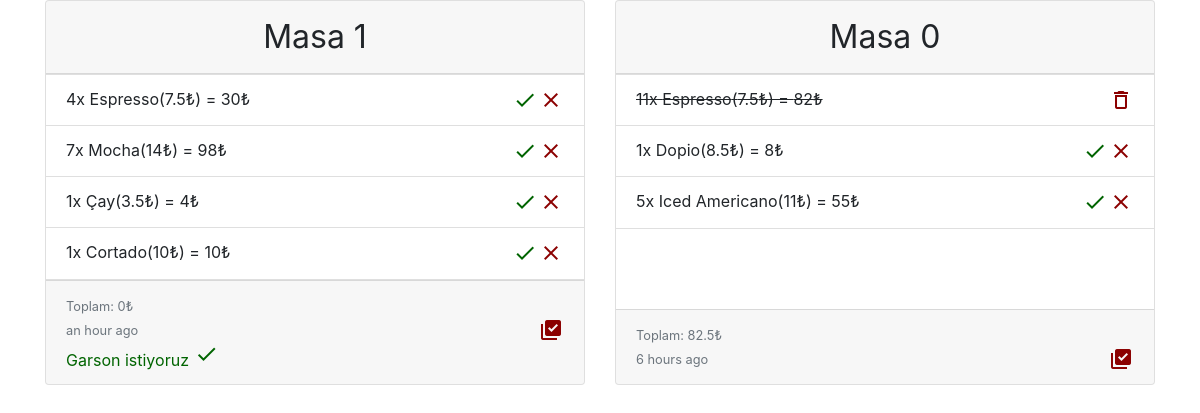
/panel/coffee-break/ (signed in), run on an earlier commit of the app's database.
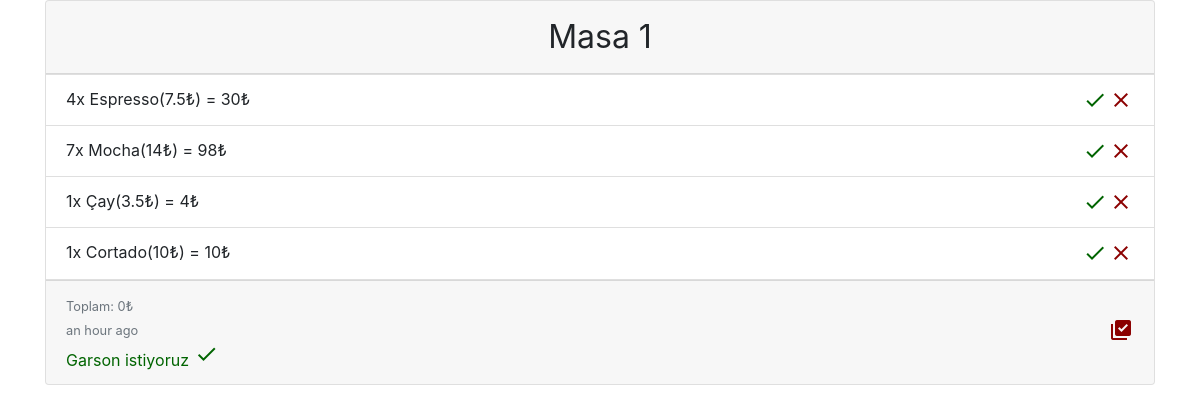
And on a later commit of the database.
### qrback/models.py (models this page shows, shortened)
class Accounting(models.Model):
    table = models.IntegerField()
    order_list = models.ManyToManyField(Account_Entry, blank=True)
    first_order_time = models.DateTimeField(default=timezone.now)
    last_order_time = models.DateTimeField(auto_now=True)
    closed_at = models.DateTimeField(auto_now_add=True)
    is_closed = models.BooleanField(default=False)
    checked_money = models.FloatField(default=0)
    requesting_garson = models.BooleanField(default=False)
    company = models.ForeignKey(Company, on_delete=models.CASCADE)
    @property
    def get_borrow(self):
        sum = 0
        if self.order_list.exists():
            order_list = self.order_list.filter(is_deleted=False, is_checked=True)
            if order_list.count() > 0:
                sum = list(order_list.annotate(total_spent=Sum(
                    F('price') *
                    F('count'),
                    output_field=models.FloatField()
                )).aggregate(Sum('total_spent')).values())[0] - self.checked_money
        return sum

class Account_Entry(models.Model):
    name = models.CharField(max_length=20)
    price = models.FloatField(default=0)
    count = models.IntegerField(default=0)
    is_checked = models.BooleanField(default=False)
    time = models.DateTimeField(default=timezone.now)
    is_delivered = models.BooleanField(default=False)
    is_deleted = models.BooleanField(default=False)

### qrback/views.py (the view)
# urls.py: path('panel/<slug:slug>/', panel, name='panel'),
@login_required
def panel(request, slug):
    try:
        _slug = Company.objects.get(owner=request.user).slug
    except Company.DoesNotExist:
        _slug = "-1"
    if not request.user.is_superuser:
        if _slug != slug:
            return redirect('index')
    acc = Accounting.objects.filter(company__slug=slug, is_closed=False)
    acc = acc.annotate(num_participants=Count('order_list')).filter(
        Q(num_participants__gt=0) | Q(requesting_garson=True)).order_by('-last_order_time')
    context = {
        'accounting': acc,
        'company': Company.objects.get(slug=slug)
    }
    return render(request, template_name='digitalMenuPanel.html', context=context)

### templates/digitalMenuPanel.html (shortened to what the changed rows need)
<!DOCTYPE html>
<html lang="en">
<head>
</head>
{% load humanize %}
<body>
<div class="content" id="data">
    <link href="https://stackpath.bootstrapcdn.com/bootstrap/4.5.0/css/bootstrap.min.css" rel="stylesheet">
    <div class="container">
        <div class="card-deck">
            {% for orders in accounting %}
                <div class="card mb-4" style="width: 18rem;min-width: 18rem;">
                    <div class="card-header" style="text-align:center;font-size: 2rem">
                        Masa {{ orders.table }}
                    </div>
                    <ul class="list-group list-group-flush ">
                        {% for order in orders.order_list.all reversed %}
                            {% if not order.is_deleted %}
                                <li class="list-group-item"
                                    style="{% if order.is_delivered %}text-decoration: line-through;{% endif %} min-height: 51px"> {{ order.count }}x {{ order.name }}({{ order.price|floatformat }}₺)
                                    = {% widthratio order.price 1 order.count %}₺
                                    {% if order.is_checked %}
                                        {% if order.is_delivered %}
                                            <a style="float:right;line-height: 1px;color: darkred"
                                               href="{% url 'remove' orders.company.slug order.id %}">
                                                <i class="material-icons">delete_outline</i>
                                            </a>
                                        {% else %}
                                            <a style="float:right;line-height: 1px;color: darkgreen"
                                               href="{% url 'check' orders.company.slug order.id %}">
                                                <i class="material-icons">check_box_outline_blank</i>
                                            </a>
                                        {% endif %}
                                    {% else %}
                                        <a href="{% url 'delete' orders.company.slug  order.id %}"
                                           style="float:right;line-height: 1px;color: darkred">
                                            <i class="material-icons">close</i>
                                        </a>
                                        <a href="{% url 'check' orders.company.slug  order.id %}"
                                           style="float:right;line-height: 1px;color: darkgreen">
                                            <i class="material-icons">check</i>
                                        </a>
                                    {% endif %}
                                </li>
                            {% endif %}
                        {% endfor %}
                    </ul>
                    <div class="card-footer" style="margin-top: auto;font-size: 1rem;text-align: left">
                        <div>
                            <small class="text-muted"
                                   style="line-height: 1px;">
                                Toplam: {{ orders.get_borrow|floatformat }}₺</small>
                        </div>
                        <div>
                            <small class="text-muted"
                                   style="floatline-height: 1px;padding-right:10px;">{{ orders.last_order_time|naturaltime }}</small>
                            <a href="{% url 'check-out-table' orders.company.slug orders.table %}"
                               style="float:right;line-height: 1px;color: darkred">
                                <i class="material-icons">library_add_check</i>
                            </a>
                        </div>
                            {% if orders.requesting_garson %}
                                <a href="{% url 'check_garson' orders.company.slug orders.table %}"
                                   style="float:left;color: darkgreen">
                                    Garson istiyoruz
                                    <i class="material-icons">check</i>
                                </a>
                            {% endif %}
                    </div>
                </div>
            {% endfor %}
        </div>
    </div>
</div>
</body>
</html>

What changed in the data, as far as the page shows it:
no longer on this page (row edited): Accounting: table "0", get_borrow "82.5", last_order_time "6 hours ago"
no longer on this page (row unchanged): Account_Entry: count "11", name "Espresso", price "7.5", price+count "82", is_checked True (drawn), is_delivered True (drawn), shown under "0"
no longer on this page (row unchanged): Account_Entry: count "1", name "Dopio", price "8.5", price+count "8", is_checked False (drawn), shown under "0"
no longer on this page (row unchanged): Account_Entry: count "5", name "Iced Americano", price "11", price+count "55", is_checked False (drawn), shown under "0"
